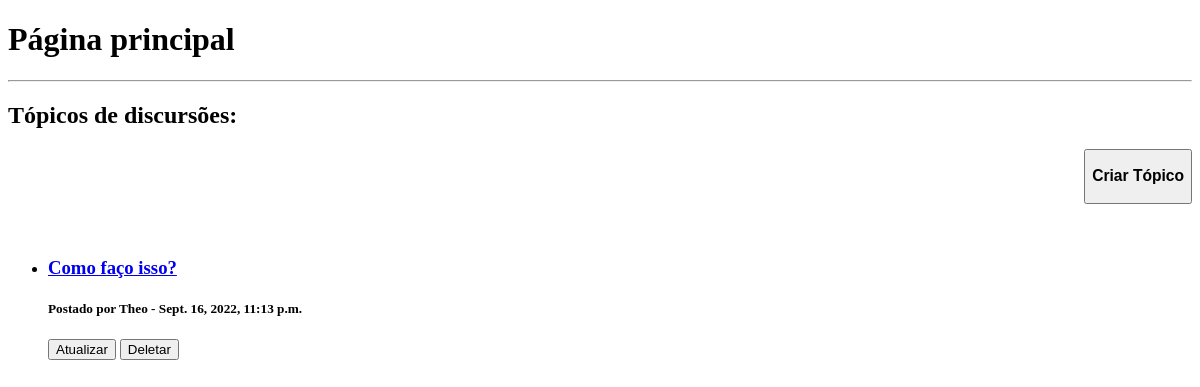
The app's page /, older data.
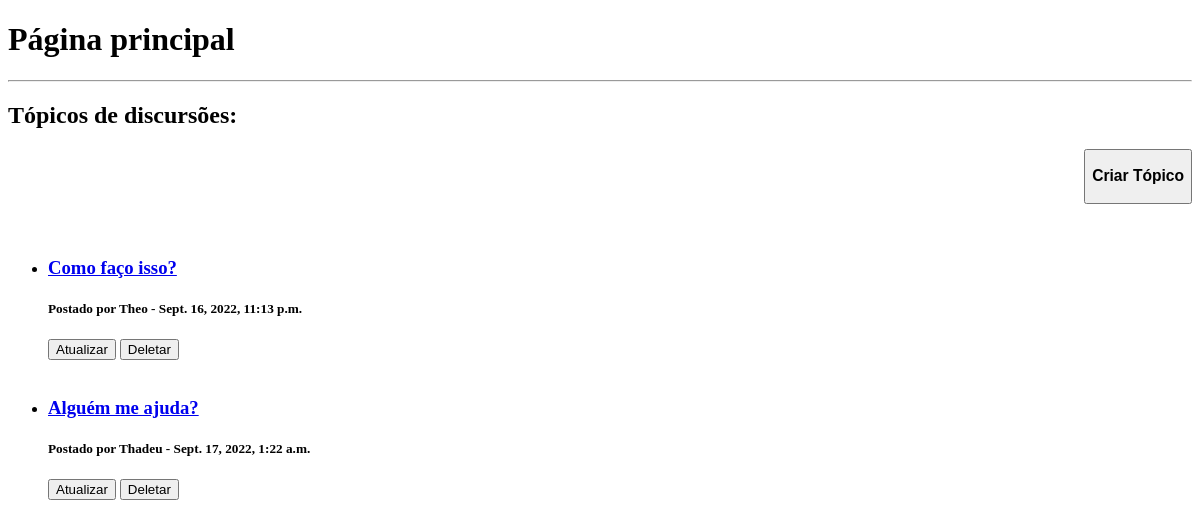
The same page, newer data.
### forum/models.py (models this page shows, shortened)
class Topico(models.Model):
    titulo = models.CharField(max_length=80, null=False, blank=False) # Título obrigatório do tópico.
    autor = models.CharField(max_length=20, null=False, blank=False) # Nome obrigatório do autor do tópico.
    conteudo = models.CharField(max_length=500, null=False, blank=True) # Mensagem do tópico explicando a discursão de um certo assunto.
    horaPostagem = models.DateTimeField(default = datetime.now, blank = True) # Hora atual identificada automaticamente pelo sistema.

### forum/views.py (the view)
# urls.py: path('', pagPrincipal, name='principal'),
def pagPrincipal(request):
    topicos = Topico.objects.all() #
    data = {}
    data['topicos'] = topicos
    return render(request, 'pagPrincipal.html', data)

### forum/templates/forum/pagPrincipal.html (shortened to what this page needs)
<!DOCTYPE html>
<html lang="pt-br">
<head>
</head>
<body>
    <h1>Página principal</h1>
    <hr>
    <h2>Tópicos de discursões:</h2>
    <div align="right">
        <a href="{% url 'criarTopico' %}">
            <button><h3>Criar Tópico</h3></button>
        </a>
    </div>
    <ul>
    {% for topico in topicos %}
        <br>
        <li>
            <a href="{% url 'topico' topico.pk %}"><h3>{{topico.titulo}}</h3></a>
            <h5>Postado por {{topico.autor}} - {{topico.horaPostagem}}</h5>
            <a href="{% url 'atualizarTopico' topico.pk %}"><button>Atualizar</button></a> <a href="{% url 'deletarTopico' topico.pk %}"><button>Deletar</button></a>
        </li>
    {% endfor %}
    </ul>
</body>
</html>

Row changes from the older to the newer data that the page shows:
added Topico: titulo "Alguém me ajuda?", autor "Thadeu", horaPostagem "Sept. 17, 2022, 1:22 a.m."
